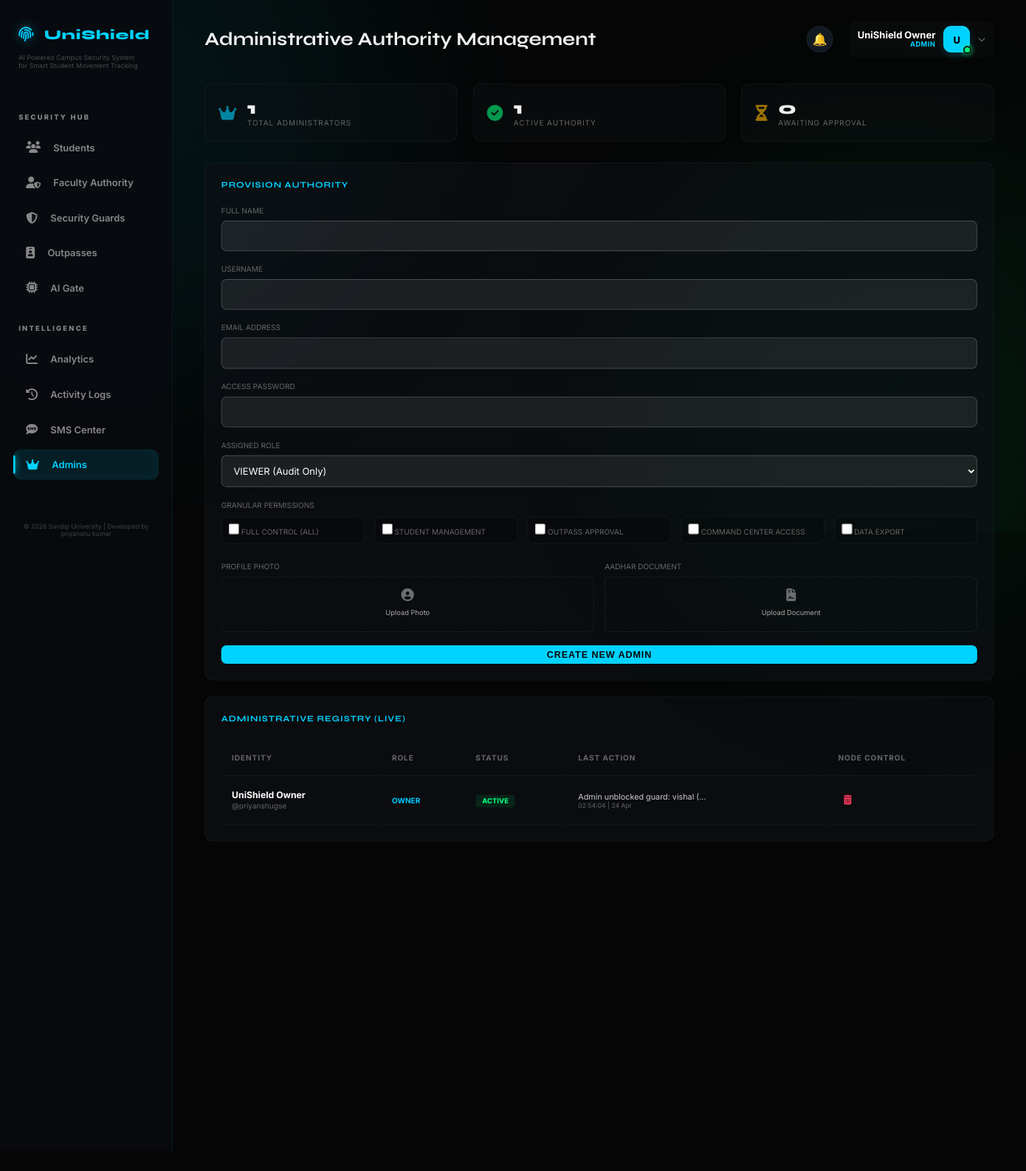
/admin/manage_admins (signed in), run on an earlier commit of the app's database.
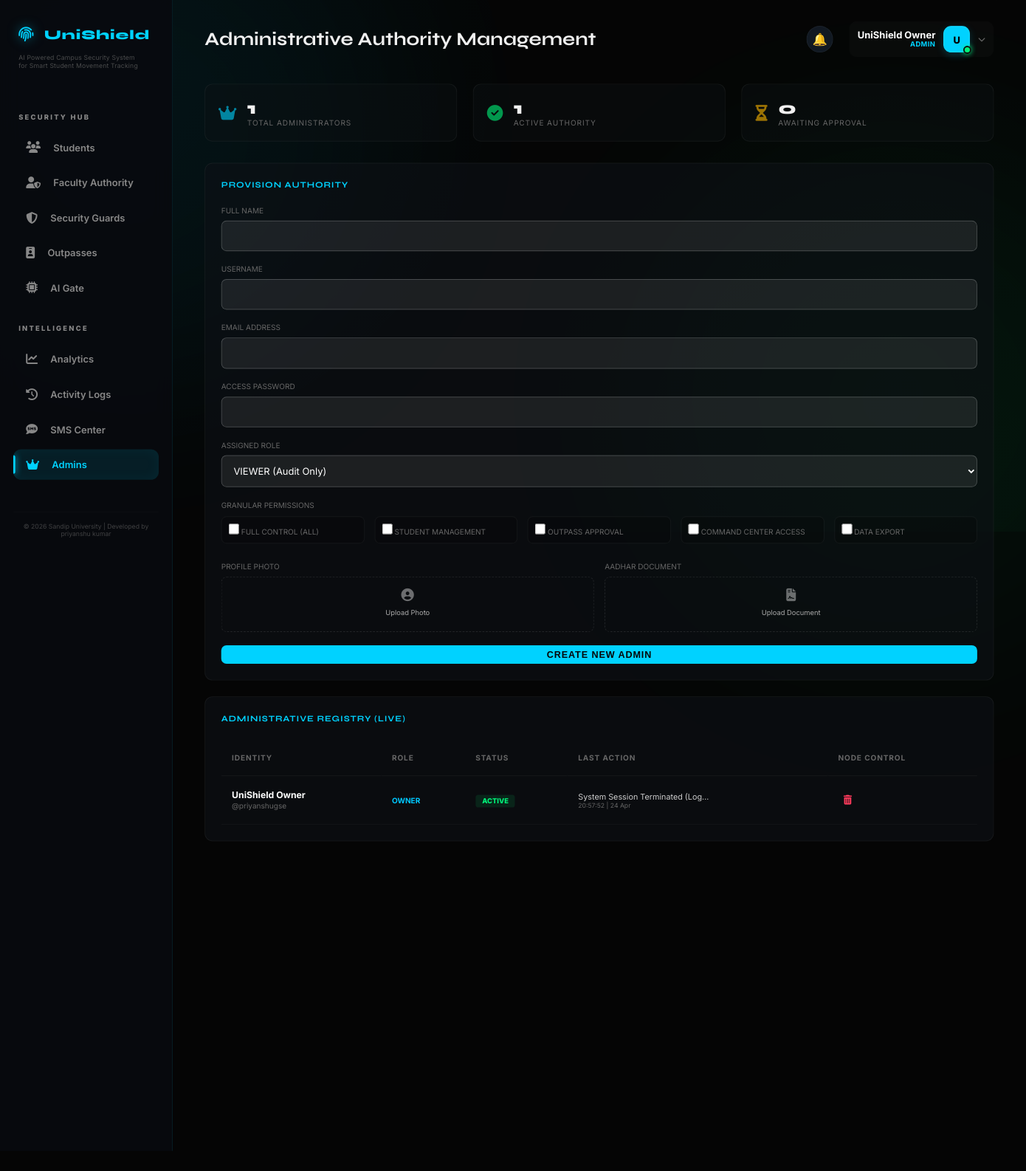
And on a later commit of the database.
### models/user.py (models this page shows, shortened)
class User(db.Model, UserMixin):
    __tablename__ = 'users'
    id = db.Column(db.Integer, primary_key=True)
    username = db.Column(db.String(80), unique=True, nullable=False)
    email = db.Column(db.String(120), unique=True)
    password_hash = db.Column(db.String(128), nullable=False)
    role = db.Column(db.String(20), nullable=False)  # admin | guard | student
    name = db.Column(db.String(100), nullable=False)
    student_id = db.Column(db.String(50), unique=True)
    phone = db.Column(db.String(15))
    parent_phone = db.Column(db.String(15))
    department = db.Column(db.String(200))
    course = db.Column(db.String(100))
    session_year = db.Column(db.String(50))
    year = db.Column(db.Integer)
    hostel_room = db.Column(db.String(20))
    face_encoded = db.Column(db.Text)          # JSON string of encoding
    face_image = db.Column(db.String(200))     # Full path to encoded photo
    photo_path = db.Column(db.String(200))     # Path to stored photo
    id_card_photo = db.Column(db.String(200))  # Path to ID card scan
    is_blacklisted = db.Column(db.Boolean, default=False)
    violations = db.Column(db.Integer, default=0)
    admin_role = db.Column(db.String(30), default='VIEWER') # OWNER | SUPER_ADMIN | SECURITY_ADMIN | VIEWER
    employee_id = db.Column(db.String(50), unique=True)
    permissions = db.Column(db.Text) # JSON list of permissions
    status = db.Column(db.String(20), default='PENDING') # PENDING | ACTIVE | INACTIVE
    last_login = db.Column(db.DateTime)
    last_active = db.Column(db.DateTime, default=datetime.utcnow)
    last_action = db.Column(db.String(200)) # Last readable action performed
    is_active = db.Column(db.Boolean, default=True)
    created_at = db.Column(db.DateTime, default=datetime.utcnow)
    signature_path = db.Column(db.String(200))
    stamp_path = db.Column(db.String(200))
    assigned_gate = db.Column(db.String(50))
    shift_timing = db.Column(db.String(100))
    emergency_contact = db.Column(db.String(15))
    aadhar_document = db.Column(db.String(200))  # Self-attested document

### routes/admin.py (the view, shortened to what this page needs)
@admin_bp.route('/manage_admins', methods=['GET', 'POST'])
@login_required
@admin_required
def manage_admins():
    import json
    all_admins = User.query.filter_by(role='admin').all()
    total_admins = len(all_admins)
    active_admins = sum(1 for a in all_admins if a.status == 'ACTIVE')
    pending_admins = sum(1 for a in all_admins if a.status == 'PENDING')
    return render_template('admin/manage_admins.html',
                         admins=all_admins,
                         total=total_admins,
                         active=active_admins,
                         pending=pending_admins)

### routes/admin.py (called while the page is built)
def admin_required(f):
    @wraps(f)
    def decorated_function(*args, **kwargs):
        if not current_user.is_authenticated or current_user.role != 'admin':
            flash('Admin access required', 'danger')
            return redirect(url_for('auth.login'))
        return f(*args, **kwargs)
    return decorated_function

### templates/admin/manage_admins.html (shortened to what the changed rows need)
{% extends "base.html" %}
{% block page_title %}Administrative Authority Management{% endblock %}
{% block content %}
<div class="admin-grid">
    <div class="section-panel">
        <table class="admin-table">
            <thead>
                <tr>
                    <th>Identity</th>
                    <th>Role</th>
                    <th>Status</th>
                    <th>Last Action</th>
                    <th>Node Control</th>
                </tr>
            </thead>
            <tbody>
                {% for a in admins %}
                <tr>
                    <td>
                        <span class="admin-name">{{ a.name }}</span>
                        <span class="admin-email">@{{ a.username }}</span>
                    </td>
                    <td>
                        <span style="font-weight: 700; font-size: 0.7rem; color: #00c8ff;">{{ a.admin_role }}</span>
                    </td>
                    <td>
                        <span class="badge-status {{ a.status.lower() }}">{{ a.status }}</span>
                    </td>
                    <td>
                        <div class="admin-action-log" title="{{ a.last_action }}">
                            {{ a.last_action if a.last_action else 'No recent signal.' }}
                        </div>
                        <div style="font-size: 0.6rem; color: var(--text-muted);">
                            {{ a.last_login.strftime('%H:%M:%S | %d %b') if a.last_login else 'Never logged in' }}
                        </div>
                    </td>
                    <td>
                        <div style="display: flex; gap: 10px; align-items: center;">
                            <form action="{{ url_for('admin.delete_user', user_id=a.id) }}" method="POST"
                                onsubmit="return confirm('CRITICAL: Purge this administrative node?');"
                                style="display: inline;">
                                <button type="submit" class="btn-action btn-del"><i
                                        class="fas fa-trash-alt"></i></button>
                            </form>
                        </div>
                    </td>
                </tr>
                {% endfor %}
            </tbody>
        </table>
    </div>
</div>
{% endblock %}

### templates/base.html (shortened to what the changed rows need)
<!DOCTYPE html>
<html lang="en">
<head>
    <link rel="stylesheet" href="https://cdnjs.cloudflare.com/ajax/libs/font-awesome/6.4.0/css/all.min.css">
</head>
<body>
    <main style="{% if not current_user.is_authenticated %}margin-left: 0;{% endif %}">
        {% if current_user.is_authenticated %}
        <div class="top-bar">
            <h1 style="font-size: 1.75rem;">{% block page_title %}{% endblock %}</h1>
            <div style="display: flex; align-items: center; gap: 1.5rem;">
                {% if current_user.role == 'admin' %}
                <div class="nb-wrap" id="nb-wrap">
                  <button class="nb-btn" onclick="nbToggle()">🔔
                  </button>
                </div>
                {% else %}
                <a href="#" class="notification-bell">
                    <i class="fas fa-bell"></i>
                    <span id="notif-badge" class="badge">0</span>
                </a>
                {% endif %}
                <div class="profile-dropdown-container">
                    <div class="profile-trigger" id="profileTrigger">
                        <div class="profile-info-text">
                            <p class="name">{{ current_user.name }}</p>
                            <p class="role">{{ current_user.role | upper }}</p>
                        </div>
                        <div class="avatar-box">
                            {% if current_user.photo_path %}
                                <img src="{{ url_for('static', filename='uploads/' + current_user.photo_path) }}" alt="Avatar">
                            {% else %}
                                <span>{{ current_user.name[0] | upper }}</span>
                            {% endif %}
                            <div class="online-dot"></div>
                        </div>
                        <i class="fas fa-chevron-down toggle-icon"></i>
                    </div>
                </div>
            </div>
        </div>
        {% endif %}
        {% block content %}{% endblock %}
    </main>
</body>
</html>

What changed in the data, as far as the page shows it:
changed User "UniShield Owner": last_action "Admin unblocked guard: vishal (Now…" → "System Session Terminated…"; last_login "02:54:04 | 24 Apr" → "20:57:52 | 24 Apr"
